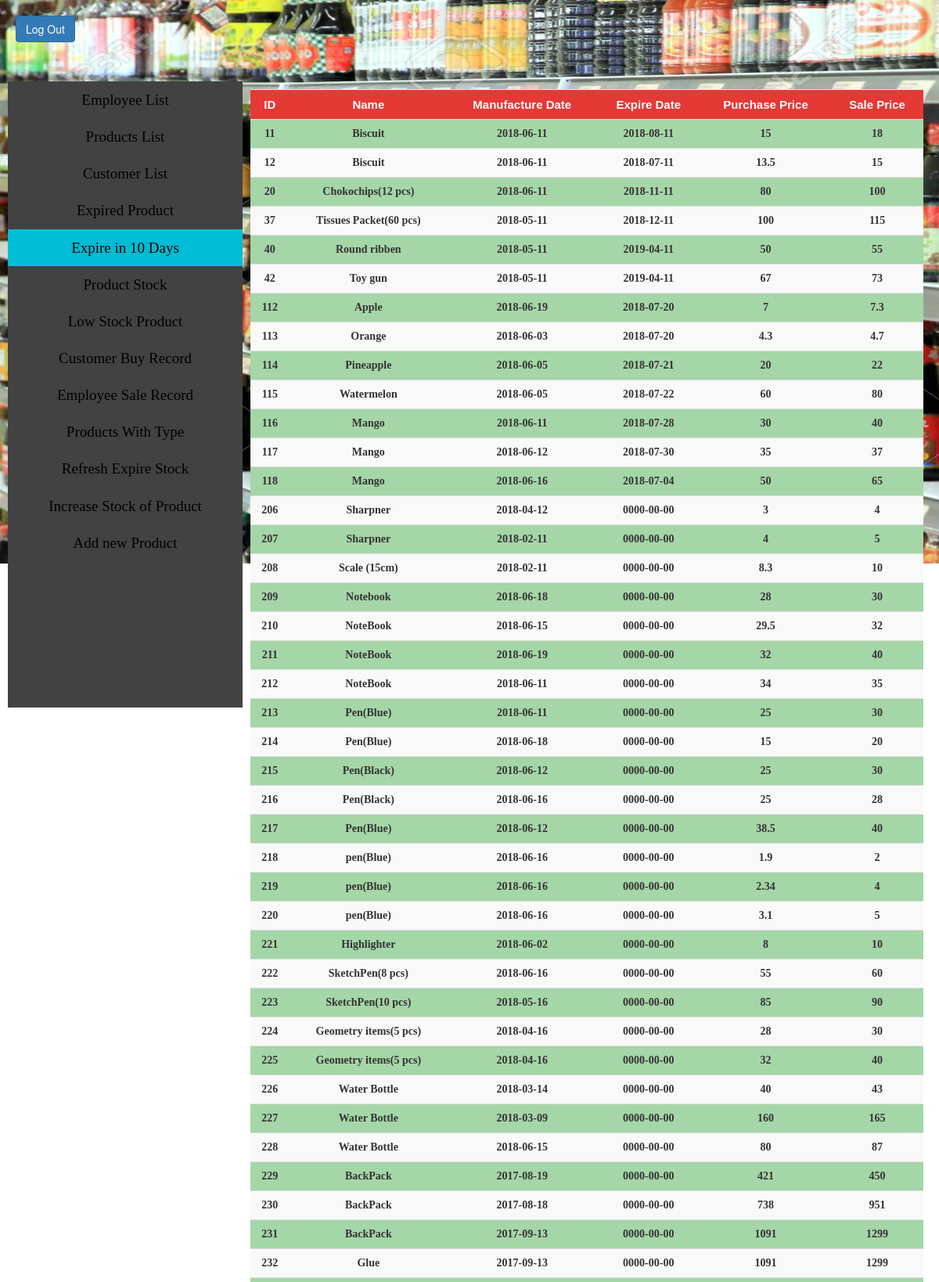
Screenshot of /SHOP/expire.php (upper part) with the database file from the repository.
### tables this page shows
create table products 
(
	pro_id int,
	pro_name varchar(128),
    pro_manu_date date not null,
    pro_expire_dat date ,
    pro_pur_price float,
    pro_sal_price float,    
    primary key(pro_id)
);

### SHOP/expire.php (the view, shortened to what this page needs)
<!DOCTYPE html>
<html lang="en">
  <head>
	    <link rel="stylesheet" type="text/css" href="admincss.css">
      <link href="css/bootstrap.min.css" rel="stylesheet">
  </head>
  <body>
  <?php
    require 'connect.inc.php';
    $query="select * from products where pro_expire_dat-curdate() < 15 ";
    if($query_run = mysqli_query($conn,$query))
    {
    }
    else
    {
      echo "Query failed";
    }
  ?>
    <a href="index.php"><input type="button" class="btn btn-primary" value="Log Out" id="lgout"></a>
    <br><br>
    <ul class="nav">
      <li><a href="AdminPage.php" >Employee List</a></li>
      <li><a href="products.php">Products List</a></li>
      <li><a href="customer.php">Customer List</a></li>
      <li><a href="expired.php" >Expired Product</a></li>
      <li><a href="expire.php" class="active">Expire in 10 Days</a></li>
      <li><a href="stock.php">Product Stock</a></li>
      <li><a href="lowstock.php">Low Stock Product</a></li>
      <li><a href="custrecord.php">Customer Buy Record</a></li>
      <li><a href="emprecord.php">Employee Sale Record</a></li>
      <li><a href="producttype.php">Products With Type </a></li>
      <li><a href="refresh.php">Refresh Expire Stock</a></li>
      <li><a href="instk.php">Increase Stock of Product</a></li>
      <li><a href="newpro.php">Add new Product</a></li>
    </ul>
    <div class="sidebar">
          <table class="table table-striped">
            <tr>
              <td class="head"> ID </td>
              <td class="head"> Name </td>
              <td class="head"> Manufacture Date </th>
              <td class="head"> Expire Date </th>
              <td class="head"> Purchase Price </th>
              <td class="head"> Sale Price </th>
            </tr>
            <?php while($row=mysqli_fetch_assoc($query_run)):?>
            <tr>
                <td><?php echo $row['pro_id']?></td>
                <td><?php echo $row['pro_name']?></td>
                <td><?php echo $row['pro_manu_date']?></td>
                <td><?php echo $row['pro_expire_dat']?></td>
                <td><?php echo $row['pro_pur_price']?></td>
                <td><?php echo $row['pro_sal_price']?></td>
            </tr>
          <?php endwhile;?>
          </table>
    </div>
  </body>
</html>

### SHOP/admincss.css (style rules this page uses)
body { background-image:url(shop2.jpg); font-size: 10px; height: 100px; background-size: 1600px 720px; background-attachment: fixed; background-repeat:no-repeat; font-family:serif; }
#lgout { margin: 20px 0px 20px 20px; }
ul.nav { list-style-type: none; float: left; top: 5px; width: 25%; overflow: auto; height: 800%; margin: 10px; padding: 0px; background-color: #424242; }
td { text-align:center; font-size: 14px; font-weight: bold; font-family: comic sans ms; }
.head { font-weight: bolder; font-size: 15px; font-family: Helvetica; color: white; text-align: center; background-color:#E53935; }
tr:nth-child(even) { background: #A5D6A7; }
.nav li a { display: block; text-decoration: none; text-align: center; color: black; padding: 5px; font-size: 19px; font-family: verdana; }
.sidebar { margin-left: 25%; padding: 20px; height:800%; }
.active { background-color: #00BCD4; color: red; }

### rows the page displays
products: pro_id "11", pro_name "Biscuit", pro_manu_date "2018-06-11", pro_expire_dat "2018-08-11", pro_pur_price "15", pro_sal_price "18"
products: pro_id "12", pro_name "Biscuit", pro_manu_date "2018-06-11", pro_expire_dat "2018-07-11", pro_pur_price "13.5", pro_sal_price "15"
products: pro_id "20", pro_name "Chokochips(12 pcs)", pro_manu_date "2018-06-11", pro_expire_dat "2018-11-11", pro_pur_price "80", pro_sal_price "100"
products: pro_id "37", pro_name "Tissues Packet(60 pcs)", pro_manu_date "2018-05-11", pro_expire_dat "2018-12-11", pro_pur_price "100", pro_sal_price "115"
products: pro_id "40", pro_name "Round ribben", pro_manu_date "2018-05-11", pro_expire_dat "2019-04-11", pro_pur_price "50", pro_sal_price "55"
products: pro_id "42", pro_name "Toy gun", pro_manu_date "2018-05-11", pro_expire_dat "2019-04-11", pro_pur_price "67", pro_sal_price "73"
products: pro_id "112", pro_name "Apple", pro_manu_date "2018-06-19", pro_expire_dat "2018-07-20", pro_pur_price "7", pro_sal_price "7.3"
products: pro_id "113", pro_name "Orange", pro_manu_date "2018-06-03", pro_expire_dat "2018-07-20", pro_pur_price "4.3", pro_sal_price "4.7"
products: pro_id "114", pro_name "Pineapple", pro_manu_date "2018-06-05", pro_expire_dat "2018-07-21", pro_pur_price "20", pro_sal_price "22"
products: pro_id "115", pro_name "Watermelon", pro_manu_date "2018-06-05", pro_expire_dat "2018-07-22", pro_pur_price "60", pro_sal_price "80"
products: pro_id "116", pro_name "Mango", pro_manu_date "2018-06-11", pro_expire_dat "2018-07-28", pro_pur_price "30", pro_sal_price "40"
products: pro_id "117", pro_name "Mango", pro_manu_date "2018-06-12", pro_expire_dat "2018-07-30", pro_pur_price "35", pro_sal_price "37"
products: pro_id "118", pro_name "Mango", pro_manu_date "2018-06-16", pro_expire_dat "2018-07-04", pro_pur_price "50", pro_sal_price "65"
products: pro_id "206", pro_name "Sharpner", pro_manu_date "2018-04-12", pro_expire_dat "0000-00-00", pro_pur_price "3", pro_sal_price "4"
products: pro_id "207", pro_name "Sharpner", pro_manu_date "2018-02-11", pro_expire_dat "0000-00-00", pro_pur_price "4", pro_sal_price "5"
products: pro_id "208", pro_name "Scale (15cm)", pro_manu_date "2018-02-11", pro_expire_dat "0000-00-00", pro_pur_price "8.3", pro_sal_price "10"
products: pro_id "209", pro_name "Notebook", pro_manu_date "2018-06-18", pro_expire_dat "0000-00-00", pro_pur_price "28", pro_sal_price "30"
products: pro_id "210", pro_name "NoteBook", pro_manu_date "2018-06-15", pro_expire_dat "0000-00-00", pro_pur_price "29.5", pro_sal_price "32"
products: pro_id "211", pro_name "NoteBook", pro_manu_date "2018-06-19", pro_expire_dat "0000-00-00", pro_pur_price "32", pro_sal_price "40"
products: pro_id "212", pro_name "NoteBook", pro_manu_date "2018-06-11", pro_expire_dat "0000-00-00", pro_pur_price "34", pro_sal_price "35"
products: pro_id "213", pro_name "Pen(Blue)", pro_manu_date "2018-06-11", pro_expire_dat "0000-00-00", pro_pur_price "25", pro_sal_price "30"
products: pro_id "214", pro_name "Pen(Blue)", pro_manu_date "2018-06-18", pro_expire_dat "0000-00-00", pro_pur_price "15", pro_sal_price "20"
products: pro_id "215", pro_name "Pen(Black)", pro_manu_date "2018-06-12", pro_expire_dat "0000-00-00", pro_pur_price "25", pro_sal_price "30"
products: pro_id "216", pro_name "Pen(Black)", pro_manu_date "2018-06-16", pro_expire_dat "0000-00-00", pro_pur_price "25", pro_sal_price "28"
products: pro_id "217", pro_name "Pen(Blue)", pro_manu_date "2018-06-12", pro_expire_dat "0000-00-00", pro_pur_price "38.5", pro_sal_price "40"
products: pro_id "218", pro_name "pen(Blue)", pro_manu_date "2018-06-16", pro_expire_dat "0000-00-00", pro_pur_price "1.9", pro_sal_price "2"
products: pro_id "219", pro_name "pen(Blue)", pro_manu_date "2018-06-16", pro_expire_dat "0000-00-00", pro_pur_price "2.34", pro_sal_price "4"
products: pro_id "220", pro_name "pen(Blue)", pro_manu_date "2018-06-16", pro_expire_dat "0000-00-00", pro_pur_price "3.1", pro_sal_price "5"
products: pro_id "221", pro_name "Highlighter", pro_manu_date "2018-06-02", pro_expire_dat "0000-00-00", pro_pur_price "8", pro_sal_price "10"
products: pro_id "222", pro_name "SketchPen(8 pcs)", pro_manu_date "2018-06-16", pro_expire_dat "0000-00-00", pro_pur_price "55", pro_sal_price "60"
products: pro_id "223", pro_name "SketchPen(10 pcs)", pro_manu_date "2018-05-16", pro_expire_dat "0000-00-00", pro_pur_price "85", pro_sal_price "90"
products: pro_id "224", pro_name "Geometry items(5 pcs)", pro_manu_date "2018-04-16", pro_expire_dat "0000-00-00", pro_pur_price "28", pro_sal_price "30"
products: pro_id "225", pro_name "Geometry items(5 pcs)", pro_manu_date "2018-04-16", pro_expire_dat "0000-00-00", pro_pur_price "32", pro_sal_price "40"
products: pro_id "226", pro_name "Water Bottle", pro_manu_date "2018-03-14", pro_expire_dat "0000-00-00", pro_pur_price "40", pro_sal_price "43"
products: pro_id "227", pro_name "Water Bottle", pro_manu_date "2018-03-09", pro_expire_dat "0000-00-00", pro_pur_price "160", pro_sal_price "165"
products: pro_id "228", pro_name "Water Bottle", pro_manu_date "2018-06-15", pro_expire_dat "0000-00-00", pro_pur_price "80", pro_sal_price "87"
products: pro_id "229", pro_name "BackPack", pro_manu_date "2017-08-19", pro_expire_dat "0000-00-00", pro_pur_price "421", pro_sal_price "450"
products: pro_id "230", pro_name "BackPack", pro_manu_date "2017-08-18", pro_expire_dat "0000-00-00", pro_pur_price "738", pro_sal_price "951"
products: pro_id "231", pro_name "BackPack", pro_manu_date "2017-09-13", pro_expire_dat "0000-00-00", pro_pur_price "1091", pro_sal_price "1299"
products: pro_id "232", pro_name "Glue", pro_manu_date "2017-09-13", pro_expire_dat "0000-00-00", pro_pur_price "1091", pro_sal_price "1299"
